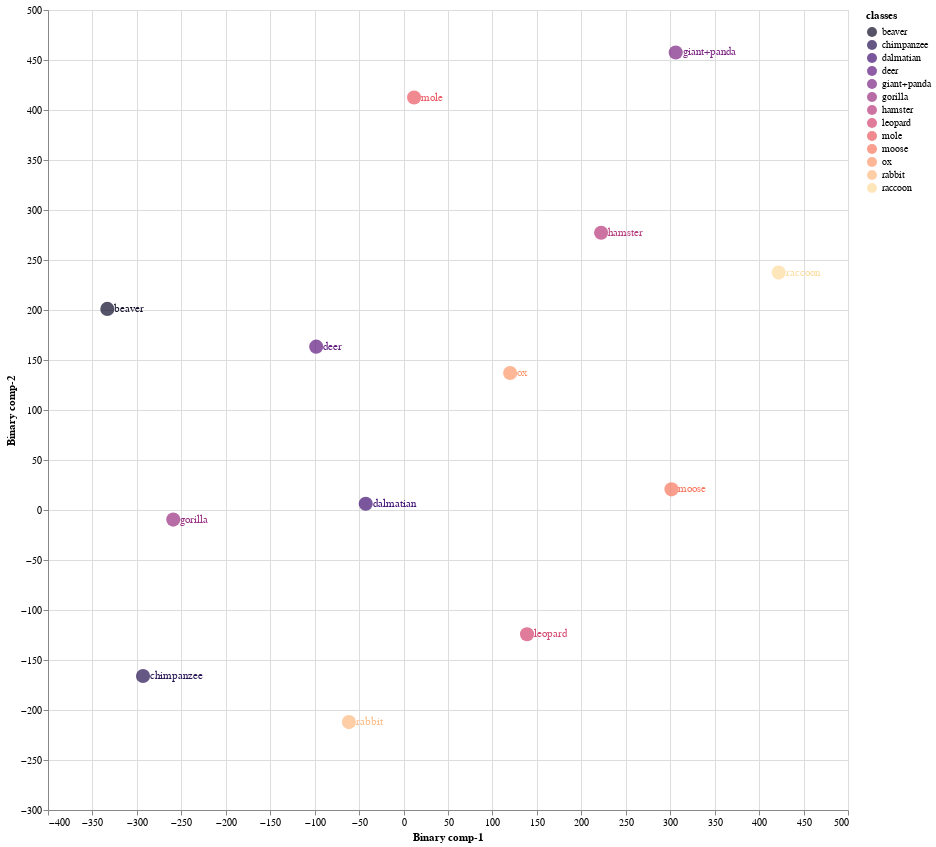
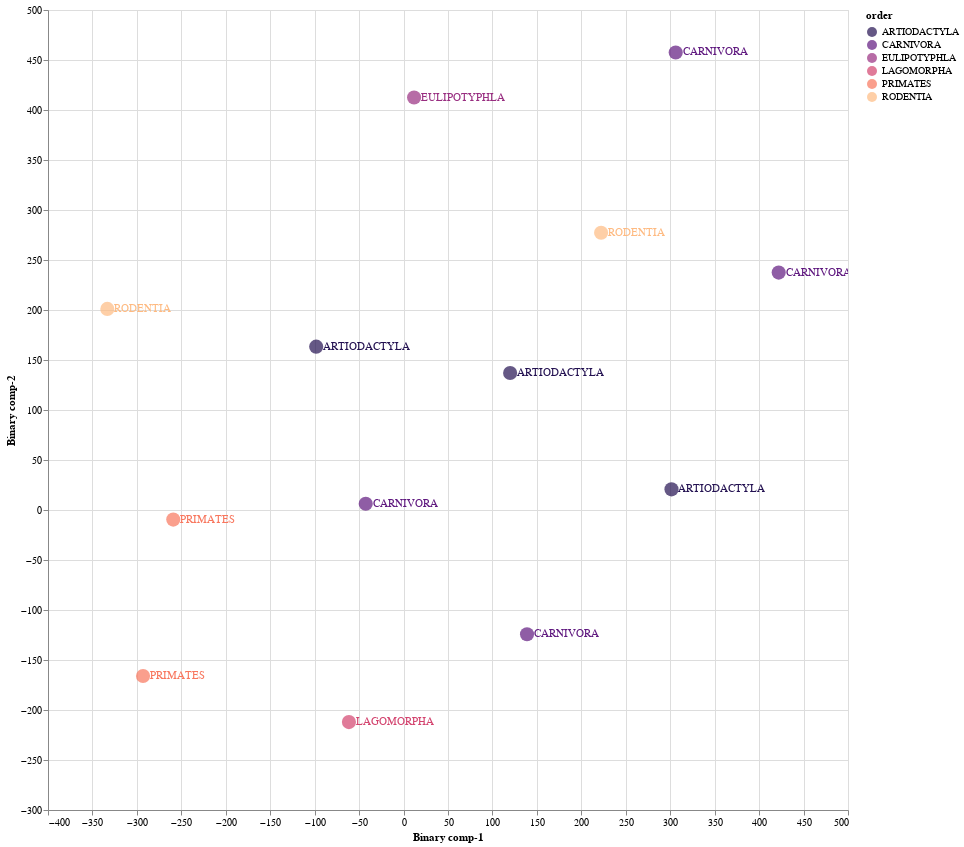

The code cell stored with these charts, in order, in its notebook:
### Markdown cell above
### 8.1 Train Validation Split 01

### Code cell
Train01 = CZSL(mode = "Train", 
               split = 1, 
               DNN = ProjectionNetwork1, 
               epochs = 40, 
               bs = 8, 
               numunits = 1024, 
               lr = 0.1, 
               optimiser = nn.Sigmoid(), 
               dropout = 0.2, 
               mom = 0, 
               wd = 0,  
               device = 'cuda', 
               checkpoint = CP1, 
               pred_type = 'Probabilistic', 
               dist_type = 'cosine')

#mode
#1. "Train" - Use Train Val split
#2. "Test" - For Unseen Test Data

#split
# 1 -Train/Val Split 1
# 2 -Train/Val Split 2
# 3 -Train/Val Split 2

#pred_type
#1. "Probabilistic" - continous real numbers giving probability for prdiction to be 1
#2. "Deterministic" - 1 or 0 prediction values

#dist_type
#1. euclidean
#2. cosine
#3. hamming
#4. jaccard

### Figure 1 — Vega-Lite specification as saved in the notebook (floating-point values rounded to 4 significant figures)
{"config": {"view": {"continuousWidth": 400, "continuousHeight": 300}}, "layer": [{"mark": {"type": "circle", "size": 200}, "encoding": {"color": {"field": "classes", "scale": {"scheme": "Magma"}, "type": "nominal"}, "x": {"field": "Binary comp-1", "type": "quantitative"}, "y": {"field": "Binary comp-2", "type": "quantitative"}}, "height": 800, "selection": {"selector001": {"type": "interval", "bind": "scales", "encodings": ["x", "y"]}}, "width": 800}, {"mark": {"type": "text", "align": "left", "baseline": "middle", "dx": 7}, "encoding": {"color": {"field": "classes", "scale": {"scheme": "Magma"}, "type": "nominal"}, "text": {"field": "classes", "type": "nominal"}, "x": {"field": "Binary comp-1", "type": "quantitative"}, "y": {"field": "Binary comp-2", "type": "quantitative"}}, "height": 800, "width": 800}], "data": {"name": "data-9745edda1f8fa7bd7dd14b1bf96881ac"}, "$schema": "https://vega.github.io/schema/vega-lite/v4.17.0.json", "datasets": {"data-9745edda1f8fa7bd7dd14b1bf96881ac": [{"Binary comp-1": -333.3, "Binary comp-2": 201.1, "classes": "beaver", "sciName": "Aplodontia_rufa", "animal_label": 4, "animal_class": "beaver", "mainCommonName": "Mountain Beaver", "otherCommonNames": "Boomer|Sewellel|Point Arena Mountain Beaver|Point Reyes Mountain Beaver", "class": "Mammalia", "infraclass": "Placentalia", "magnorder": "Boreoeutheria", "superorder": "Euarchontoglires", "order": "RODENTIA", "suborder": "SCIUROMORPHA", "infraorder": null, "parvorder": null, "superfamily": null, "family": "APLODONTIIDAE", "subfamily": null, "tribe": null, "genus": "Aplodontia"}, {"Binary comp-1": -42.56, "Binary comp-2": 6.197, "classes": "dalmatian", "sciName": "Canis_familiaris", "animal_label": 5, "animal_class": "dalmatian", "mainCommonName": "Domestic Dog", "otherCommonNames": "Dog|Dingo|Feral Dog|New Guinea Singing Dog|Village Dog", "class": "Mammalia", "infraclass": "Placentalia", "magnorder": "Boreoeutheria", "superorder": "Laurasiatheria", "order": "CARNIVORA", "suborder": "CANIFORMIA", "infraorder": "CANOIDEA", "parvorder": null, "superfamily": null, "family": "CANIDAE", "subfamily": null, "tribe": null, "genus": "Canis"}, {"Binary comp-1": 11.83, "Binary comp-2": 412.5, "classes": "mole", "sciName": "Talpa_altaica", "animal_label": 12, "animal_class": "mole", "mainCommonName": "Altai Mole", "otherCommonNames": "Siberian Mole", "class": "Mammalia", "infraclass": "Placentalia", "magnorder": "Boreoeutheria", "superorder": "Laurasiatheria", "order": "EULIPOTYPHLA", "suborder": null, "infraorder": null, "parvorder": null, "superfamily": null, "family": "TALPIDAE", "subfamily": "TALPINAE", "tribe": "TALPINI", "genus": "Talpa"}, {"Binary comp-1": 138.9, "Binary comp-2": -124.2, "classes": "leopard", "sciName": "Panthera_pardus", "animal_label": 15, "animal_class": "leopard", "mainCommonName": "Leopard", "otherCommonNames": "Panther", "class": "Mammalia", "infraclass": "Placentalia", "magnorder": "Boreoeutheria", "superorder": "Laurasiatheria", "order": "CARNIVORA", "suborder": "FELIFORMIA", "infraorder": "FELOIDEA", "parvorder": null, "superfamily": null, "family": "FELIDAE", "subfamily": "PANTHERINAE", "tribe": null, "genus": "Panthera"}, {"Binary comp-1": 301.4, "Binary comp-2": 20.69, "classes": "moose", "sciName": "Alces_alces", "animal_label": 16, "animal_class": "moose", "mainCommonName": "Moose", "otherCommonNames": "Elk|Eurasian Elk|Caucasian Moose", "class": "Mammalia", "infraclass": "Placentalia", "magnorder": "Boreoeutheria", "superorder": "Laurasiatheria", "order": "ARTIODACTYLA", "suborder": "RUMINANTIA", "infraorder": "PECORA", "parvorder": null, "superfamily": null, "family": "CERVIDAE", "subfamily": "CAPREOLINAE", "tribe": "ALCEINI", "genus": "Alces"}, {"Binary comp-1": -259.1, "Binary comp-2": -9.598, "classes": "gorilla", "sciName": "Gorilla_gorilla", "animal_label": 20, "animal_class": "gorilla", "mainCommonName": "Western Gorilla", "otherCommonNames": "Lowland Gorilla|Cross River Gorilla|Western Lowland Gorilla", "class": "Mammalia", "infraclass": "Placentalia", "magnorder": "Boreoeutheria", "superorder": "Euarchontoglires", "order": "PRIMATES", "suborder": "HAPLORHINI", "infraorder": "SIMIIFORMES", "parvorder": "CATARRHINI", "superfamily": "HOMINOIDEA", "family": "HOMINIDAE", "subfamily": "HOMININAE", "tribe": null, "genus": "Gorilla"}, {"Binary comp-1": 119.9, "Binary comp-2": 137.1, "classes": "ox", "sciName": "Bos_sauveli", "animal_label": 21, "animal_class": "ox", "mainCommonName": "Kouprey", "otherCommonNames": "Gray Ox|Indochinese Forest Ox", "class": "Mammalia", "infraclass": "Placentalia", "magnorder": "Boreoeutheria", "superorder": "Laurasiatheria", "order": "ARTIODACTYLA", "suborder": "RUMINANTIA", "infraorder": "PECORA", "parvorder": null, "superfamily": null, "family": "BOVIDAE", "subfamily": "BOVINAE", "tribe": "BOVINI", "genus": "Bos"}, {"Binary comp-1": -293.1, "Binary comp-2": -166.0, "classes": "chimpanzee", "sciName": "Pan_troglodytes", "animal_label": 25, "animal_class": "chimpanzee", "mainCommonName": "Chimpanzee", "otherCommonNames": "Chimpanzee|Common Chimpanzee|Robust Chimpanzee|Central Chimpanzee|Eastern Chimpanzee|Nigeria-Cameroon Chimpanzee|Western Chimpanzee", "class": "Mammalia", "infraclass": "Placentalia", "magnorder": "Boreoeutheria", "superorder": "Euarchontoglires", "order": "PRIMATES", "suborder": "HAPLORHINI", "infraorder": "SIMIIFORMES", "parvorder": "CATARRHINI", "superfamily": "HOMINOIDEA", "family": "HOMINIDAE", "subfamily": "HOMININAE", "tribe": null, "genus": "Pan"}, {"Binary comp-1": 222.2, "Binary comp-2": 277.2, "classes": "hamster", "sciName": "Mesocricetus_brandti", "animal_label": 26, "animal_class": "hamster", "mainCommonName": "Brandt's Hamster", "otherCommonNames": "Turkish Hamster", "class": "Mammalia", "infraclass": "Placentalia", "magnorder": "Boreoeutheria", "superorder": "Euarchontoglires", "order": "RODENTIA", "suborder": "SUPRAMYOMORPHA", "infraorder": "MYOMORPHI", "parvorder": null, "superfamily": "MUROIDEA", "family": "CRICETIDAE", "subfamily": "CRICETINAE", "tribe": null, "genus": "Mesocricetus"}, {"Binary comp-1": -61.46, "Binary comp-2": -212.1, "classes": "rabbit", "sciName": "Pentalagus_furnessi", "animal_label": 29, "animal_class": "rabbit", "mainCommonName": "Amami Rabbit", "otherCommonNames": "Ryukyu Rabbit", "class": "Mammalia", "infraclass": "Placentalia", "magnorder": "Boreoeutheria", "superorder": "Euarchontoglires", "order": "LAGOMORPHA", "suborder": null, "infraorder": null, "parvorder": null, "superfamily": null, "family": "LEPORIDAE", "subfamily": null, "tribe": null, "genus": "Pentalagus"}, {"Binary comp-1": 306.2, "Binary comp-2": 457.5, "classes": "giant+panda", "sciName": "Ailuropoda_melanoleuca", "animal_label": 39, "animal_class": "giant+panda", "mainCommonName": "Giant Panda", "otherCommonNames": "Da Xiong Mao", "class": "Mammalia", "infraclass": "Placentalia", "magnorder": "Boreoeutheria", "superorder": "Laurasiatheria", "order": "CARNIVORA", "suborder": "CANIFORMIA", "infraorder": "ARCTOIDEA", "parvorder": null, "superfamily": "URSOIDEA", "family": "URSIDAE", "subfamily": "AILUROPODINAE", "tribe": null, "genus": "Ailuropoda"}, {"Binary comp-1": -98.28, "Binary comp-2": 163.3, "classes": "deer", "sciName": "Hydropotes_inermis", "animal_label": 40, "animal_class": "deer", "mainCommonName": "Chinese Water Deer", "otherCommonNames": null, "class": "Mammalia", "infraclass": "Placentalia", "magnorder": "Boreoeutheria", "superorder": "Laurasiatheria", "order": "ARTIODACTYLA", "suborder": "RUMINANTIA", "infraorder": "PECORA", "parvorder": null, "superfamily": null, "family": "CERVIDAE", "subfamily": "CAPREOLINAE", "tribe": "CAPREOLINI", "genus": "Hydropotes"}, {"Binary comp-1": 422.0, "Binary comp-2": 237.4, "classes": "raccoon", "sciName": "Procyon_lotor", "animal_label": 48, "animal_class": "raccoon", "mainCommonName": "Northern Raccoon", "otherCommonNames": "Common Raccoon", "class": "Mammalia", "infraclass": "Placentalia", "magnorder": "Boreoeutheria", "superorder": "Laurasiatheria", "order": "CARNIVORA", "suborder": "CANIFORMIA", "infraorder": "ARCTOIDEA", "parvorder": null, "superfamily": "MUSTELOIDEA", "family": "PROCYONIDAE", "subfamily": null, "tribe": null, "genus": "Procyon"}]}}

### Figure 2 — Vega-Lite specification as saved in the notebook (floating-point values rounded to 4 significant figures)
{"config": {"view": {"continuousWidth": 400, "continuousHeight": 300}}, "layer": [{"mark": {"type": "circle", "size": 200}, "encoding": {"color": {"field": "order", "scale": {"scheme": "Magma"}, "type": "nominal"}, "x": {"field": "Binary comp-1", "type": "quantitative"}, "y": {"field": "Binary comp-2", "type": "quantitative"}}, "height": 800, "selection": {"selector002": {"type": "interval", "bind": "scales", "encodings": ["x", "y"]}}, "width": 800}, {"mark": {"type": "text", "align": "left", "baseline": "middle", "dx": 7}, "encoding": {"color": {"field": "order", "scale": {"scheme": "Magma"}, "type": "nominal"}, "text": {"field": "order", "type": "nominal"}, "x": {"field": "Binary comp-1", "type": "quantitative"}, "y": {"field": "Binary comp-2", "type": "quantitative"}}, "height": 800, "width": 800}], "data": {"name": "data-9745edda1f8fa7bd7dd14b1bf96881ac"}, "$schema": "https://vega.github.io/schema/vega-lite/v4.17.0.json", "datasets": {"data-9745edda1f8fa7bd7dd14b1bf96881ac": [{"Binary comp-1": -333.3, "Binary comp-2": 201.1, "classes": "beaver", "sciName": "Aplodontia_rufa", "animal_label": 4, "animal_class": "beaver", "mainCommonName": "Mountain Beaver", "otherCommonNames": "Boomer|Sewellel|Point Arena Mountain Beaver|Point Reyes Mountain Beaver", "class": "Mammalia", "infraclass": "Placentalia", "magnorder": "Boreoeutheria", "superorder": "Euarchontoglires", "order": "RODENTIA", "suborder": "SCIUROMORPHA", "infraorder": null, "parvorder": null, "superfamily": null, "family": "APLODONTIIDAE", "subfamily": null, "tribe": null, "genus": "Aplodontia"}, {"Binary comp-1": -42.56, "Binary comp-2": 6.197, "classes": "dalmatian", "sciName": "Canis_familiaris", "animal_label": 5, "animal_class": "dalmatian", "mainCommonName": "Domestic Dog", "otherCommonNames": "Dog|Dingo|Feral Dog|New Guinea Singing Dog|Village Dog", "class": "Mammalia", "infraclass": "Placentalia", "magnorder": "Boreoeutheria", "superorder": "Laurasiatheria", "order": "CARNIVORA", "suborder": "CANIFORMIA", "infraorder": "CANOIDEA", "parvorder": null, "superfamily": null, "family": "CANIDAE", "subfamily": null, "tribe": null, "genus": "Canis"}, {"Binary comp-1": 11.83, "Binary comp-2": 412.5, "classes": "mole", "sciName": "Talpa_altaica", "animal_label": 12, "animal_class": "mole", "mainCommonName": "Altai Mole", "otherCommonNames": "Siberian Mole", "class": "Mammalia", "infraclass": "Placentalia", "magnorder": "Boreoeutheria", "superorder": "Laurasiatheria", "order": "EULIPOTYPHLA", "suborder": null, "infraorder": null, "parvorder": null, "superfamily": null, "family": "TALPIDAE", "subfamily": "TALPINAE", "tribe": "TALPINI", "genus": "Talpa"}, {"Binary comp-1": 138.9, "Binary comp-2": -124.2, "classes": "leopard", "sciName": "Panthera_pardus", "animal_label": 15, "animal_class": "leopard", "mainCommonName": "Leopard", "otherCommonNames": "Panther", "class": "Mammalia", "infraclass": "Placentalia", "magnorder": "Boreoeutheria", "superorder": "Laurasiatheria", "order": "CARNIVORA", "suborder": "FELIFORMIA", "infraorder": "FELOIDEA", "parvorder": null, "superfamily": null, "family": "FELIDAE", "subfamily": "PANTHERINAE", "tribe": null, "genus": "Panthera"}, {"Binary comp-1": 301.4, "Binary comp-2": 20.69, "classes": "moose", "sciName": "Alces_alces", "animal_label": 16, "animal_class": "moose", "mainCommonName": "Moose", "otherCommonNames": "Elk|Eurasian Elk|Caucasian Moose", "class": "Mammalia", "infraclass": "Placentalia", "magnorder": "Boreoeutheria", "superorder": "Laurasiatheria", "order": "ARTIODACTYLA", "suborder": "RUMINANTIA", "infraorder": "PECORA", "parvorder": null, "superfamily": null, "family": "CERVIDAE", "subfamily": "CAPREOLINAE", "tribe": "ALCEINI", "genus": "Alces"}, {"Binary comp-1": -259.1, "Binary comp-2": -9.598, "classes": "gorilla", "sciName": "Gorilla_gorilla", "animal_label": 20, "animal_class": "gorilla", "mainCommonName": "Western Gorilla", "otherCommonNames": "Lowland Gorilla|Cross River Gorilla|Western Lowland Gorilla", "class": "Mammalia", "infraclass": "Placentalia", "magnorder": "Boreoeutheria", "superorder": "Euarchontoglires", "order": "PRIMATES", "suborder": "HAPLORHINI", "infraorder": "SIMIIFORMES", "parvorder": "CATARRHINI", "superfamily": "HOMINOIDEA", "family": "HOMINIDAE", "subfamily": "HOMININAE", "tribe": null, "genus": "Gorilla"}, {"Binary comp-1": 119.9, "Binary comp-2": 137.1, "classes": "ox", "sciName": "Bos_sauveli", "animal_label": 21, "animal_class": "ox", "mainCommonName": "Kouprey", "otherCommonNames": "Gray Ox|Indochinese Forest Ox", "class": "Mammalia", "infraclass": "Placentalia", "magnorder": "Boreoeutheria", "superorder": "Laurasiatheria", "order": "ARTIODACTYLA", "suborder": "RUMINANTIA", "infraorder": "PECORA", "parvorder": null, "superfamily": null, "family": "BOVIDAE", "subfamily": "BOVINAE", "tribe": "BOVINI", "genus": "Bos"}, {"Binary comp-1": -293.1, "Binary comp-2": -166.0, "classes": "chimpanzee", "sciName": "Pan_troglodytes", "animal_label": 25, "animal_class": "chimpanzee", "mainCommonName": "Chimpanzee", "otherCommonNames": "Chimpanzee|Common Chimpanzee|Robust Chimpanzee|Central Chimpanzee|Eastern Chimpanzee|Nigeria-Cameroon Chimpanzee|Western Chimpanzee", "class": "Mammalia", "infraclass": "Placentalia", "magnorder": "Boreoeutheria", "superorder": "Euarchontoglires", "order": "PRIMATES", "suborder": "HAPLORHINI", "infraorder": "SIMIIFORMES", "parvorder": "CATARRHINI", "superfamily": "HOMINOIDEA", "family": "HOMINIDAE", "subfamily": "HOMININAE", "tribe": null, "genus": "Pan"}, {"Binary comp-1": 222.2, "Binary comp-2": 277.2, "classes": "hamster", "sciName": "Mesocricetus_brandti", "animal_label": 26, "animal_class": "hamster", "mainCommonName": "Brandt's Hamster", "otherCommonNames": "Turkish Hamster", "class": "Mammalia", "infraclass": "Placentalia", "magnorder": "Boreoeutheria", "superorder": "Euarchontoglires", "order": "RODENTIA", "suborder": "SUPRAMYOMORPHA", "infraorder": "MYOMORPHI", "parvorder": null, "superfamily": "MUROIDEA", "family": "CRICETIDAE", "subfamily": "CRICETINAE", "tribe": null, "genus": "Mesocricetus"}, {"Binary comp-1": -61.46, "Binary comp-2": -212.1, "classes": "rabbit", "sciName": "Pentalagus_furnessi", "animal_label": 29, "animal_class": "rabbit", "mainCommonName": "Amami Rabbit", "otherCommonNames": "Ryukyu Rabbit", "class": "Mammalia", "infraclass": "Placentalia", "magnorder": "Boreoeutheria", "superorder": "Euarchontoglires", "order": "LAGOMORPHA", "suborder": null, "infraorder": null, "parvorder": null, "superfamily": null, "family": "LEPORIDAE", "subfamily": null, "tribe": null, "genus": "Pentalagus"}, {"Binary comp-1": 306.2, "Binary comp-2": 457.5, "classes": "giant+panda", "sciName": "Ailuropoda_melanoleuca", "animal_label": 39, "animal_class": "giant+panda", "mainCommonName": "Giant Panda", "otherCommonNames": "Da Xiong Mao", "class": "Mammalia", "infraclass": "Placentalia", "magnorder": "Boreoeutheria", "superorder": "Laurasiatheria", "order": "CARNIVORA", "suborder": "CANIFORMIA", "infraorder": "ARCTOIDEA", "parvorder": null, "superfamily": "URSOIDEA", "family": "URSIDAE", "subfamily": "AILUROPODINAE", "tribe": null, "genus": "Ailuropoda"}, {"Binary comp-1": -98.28, "Binary comp-2": 163.3, "classes": "deer", "sciName": "Hydropotes_inermis", "animal_label": 40, "animal_class": "deer", "mainCommonName": "Chinese Water Deer", "otherCommonNames": null, "class": "Mammalia", "infraclass": "Placentalia", "magnorder": "Boreoeutheria", "superorder": "Laurasiatheria", "order": "ARTIODACTYLA", "suborder": "RUMINANTIA", "infraorder": "PECORA", "parvorder": null, "superfamily": null, "family": "CERVIDAE", "subfamily": "CAPREOLINAE", "tribe": "CAPREOLINI", "genus": "Hydropotes"}, {"Binary comp-1": 422.0, "Binary comp-2": 237.4, "classes": "raccoon", "sciName": "Procyon_lotor", "animal_label": 48, "animal_class": "raccoon", "mainCommonName": "Northern Raccoon", "otherCommonNames": "Common Raccoon", "class": "Mammalia", "infraclass": "Placentalia", "magnorder": "Boreoeutheria", "superorder": "Laurasiatheria", "order": "CARNIVORA", "suborder": "CANIFORMIA", "infraorder": "ARCTOIDEA", "parvorder": null, "superfamily": "MUSTELOIDEA", "family": "PROCYONIDAE", "subfamily": null, "tribe": null, "genus": "Procyon"}]}}
